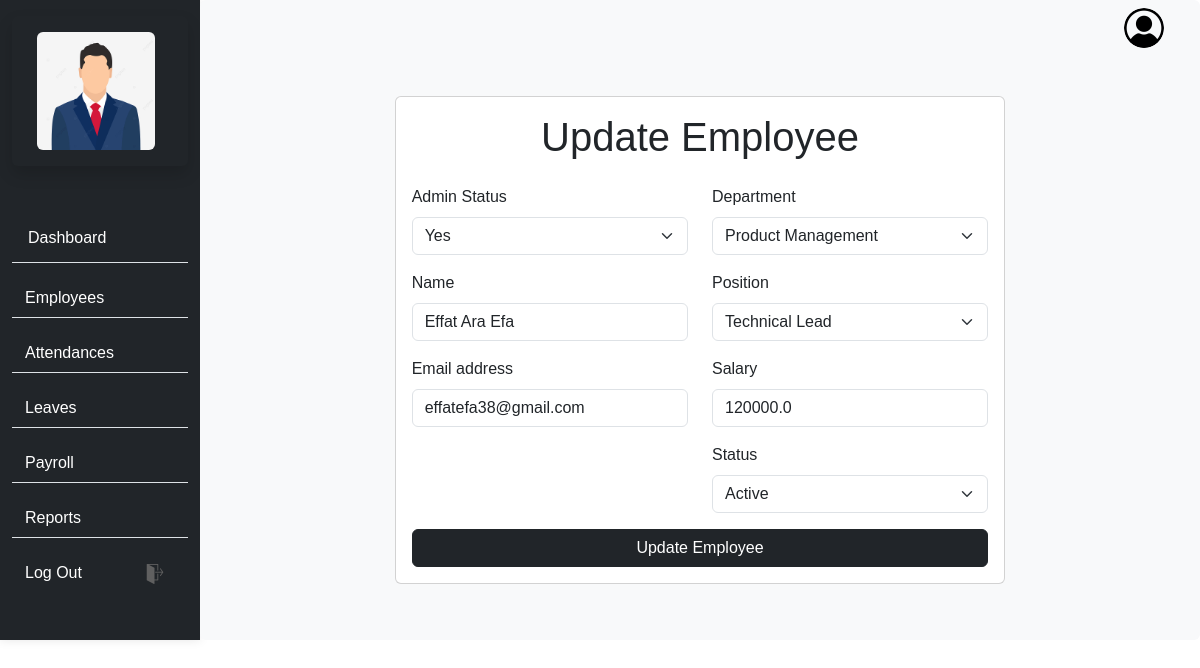
/admin/update_employee/2, run on the app's committed database.
### app/database/models.py (models this page shows, shortened)
class Employee(db.Model):
    id = db.Column(db.Integer, primary_key=True)
    name = db.Column(db.String(100), nullable=False)
    email = db.Column(db.String(100), nullable=True)
    password = db.Column(db.String(100), nullable=False)
    position = db.Column(db.String(100), nullable=False)
    department = db.Column(db.String(100), nullable=False)
    joining_date = db.Column(db.Date, nullable=False, default=datetime.utcnow().date())
    salary = db.Column(db.Float, nullable=False)
    status = db.Column(db.String(20), nullable=False)
    is_admin = db.Column(db.Boolean, nullable=False, default=False)
    attendance = db.relationship('Attendance', backref='employee', lazy=True)
    leaves = db.relationship('Leave', backref='employee', lazy=True)
    salary_details = db.relationship('Salary', backref='employee', lazy=True)

### app/routes/main.py (the view, shortened to what this page needs)
@main_bp.route('/admin/update_employee/<int:id>', methods=['GET', 'POST'])
def updateEmployee(id):
    employee = Employee.query.get_or_404(id)
    user_dict = session.get('user_dict')
    return render_template('Admin_updateEmployee.html', employee=employee, user=user_dict)

### app/templates/Admin_updateEmployee.html (shortened to what this page needs)
{% extends 'Admin.html' %}
{% block main %}
<div class="container mt-5">
  <div class="row">
    <div class="col-md-8 offset-md-2">
      <div class="card">
        <div class="card-body">
          <h1 class="card-title text-center mb-4">Update Employee</h1>
          <form method="POST" action="{{ url_for('main_bp.updateEmployee', id=employee.id) }}">
            <div class="row">
              <div class="col-md-6">
                <div class="mb-3">
                  <label for="isAdmin" class="form-label">Admin Status</label>
                  <select class="form-select" id="isAdmin" name="isAdmin" required>
                    <option value="1" {% if employee.is_admin %} selected {% endif %}>Yes</option>
                  </select>
                </div>
                <div class="mb-3">
                  <label for="name" class="form-label">Name</label>
                  <input type="text" class="form-control" id="name" name="name" placeholder="Enter employee name" required value="{{ employee.name }}">
                </div>
                <div class="mb-3">
                  <label for="email" class="form-label">Email address</label>
                  <input type="email" class="form-control" id="email" name="email" placeholder="name@example.com" required value="{{ employee.email }}">
                </div>
              </div>
              <div class="col-md-6">
                <div class="mb-3">
                  <label for="department" class="form-label">Department</label>
                  <select class="form-select" id="department" name="department" required>
                    <option value="Product Management" {% if employee.department == 'Product Management' %} selected {% endif %}>Product Management</option>
                  </select>
                </div>
                <div class="mb-3">
                  <label for="position" class="form-label">Position</label>
                  <select class="form-select" id="position" name="position" required>
                    <option value="Technical Lead" {% if employee.position == 'Technical Lead' %} selected {% endif %}>Technical Lead</option>
                  </select>
                </div>
                <div class="mb-3">
                  <label for="salary" class="form-label">Salary</label>
                  <input type="text" class="form-control" id="salary" name="salary" placeholder="Enter employee salary" required value="{{ employee.salary }}">
                </div>
                <div class="mb-3">
                  <label for="status" class="form-label">Status</label>
                  <select class="form-select" id="status" name="status" required>
                    <option value="Active" {% if employee.status == "Active" %} selected {% endif %}>Active</option>
                  </select>
                </div>
              </div>
            </div>
            <div class="d-grid">
              <button type="submit" class="btn btn-dark">Update Employee</button>
            </div>
          </form>
        </div>
      </div>
    </div>
  </div>
</div>
{% endblock %}

### app/templates/base.html (style rules this page uses)
body { font-family: Arial, sans-serif; }

### data on the page
Employee: isAdmin "Yes", name "Effat Ara Efa", email "effatefa38@gmail.com", department "Product Management", position "Technical Lead", salary "120000.0", status "Active"
